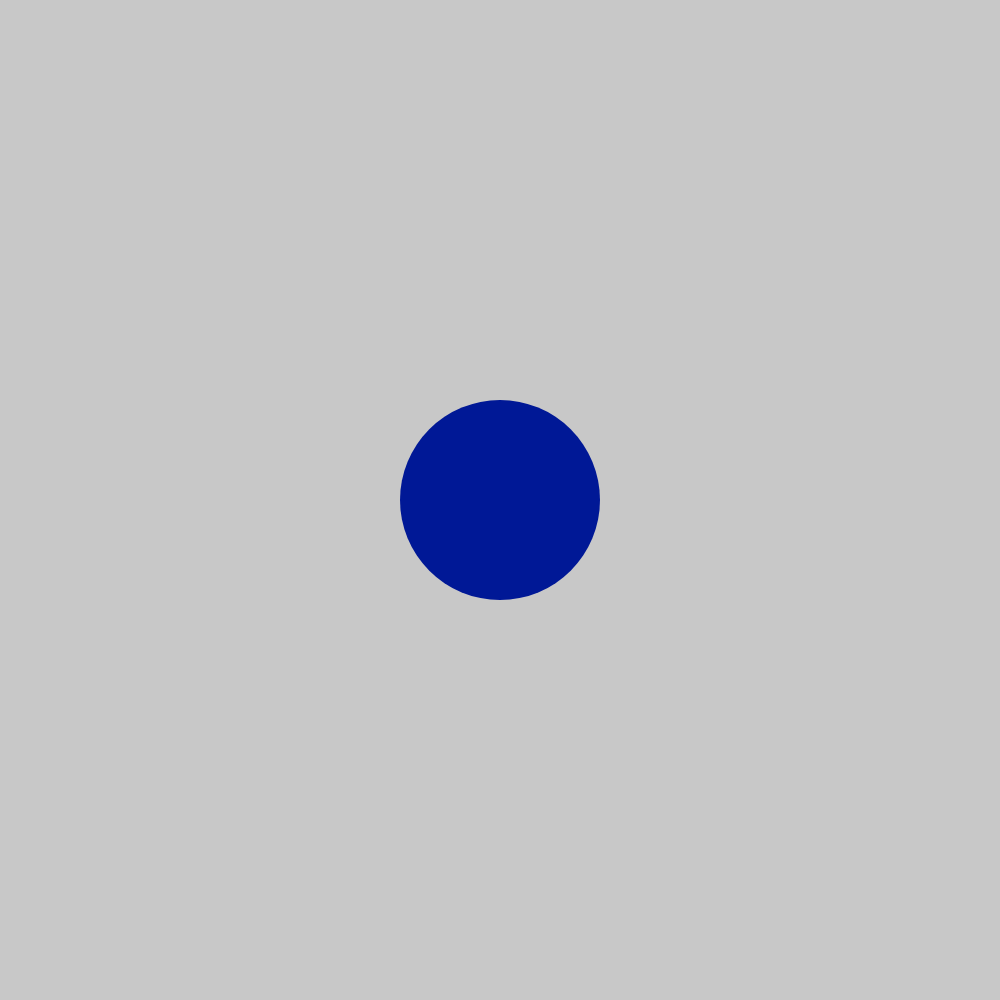
Frame 1 (no input)
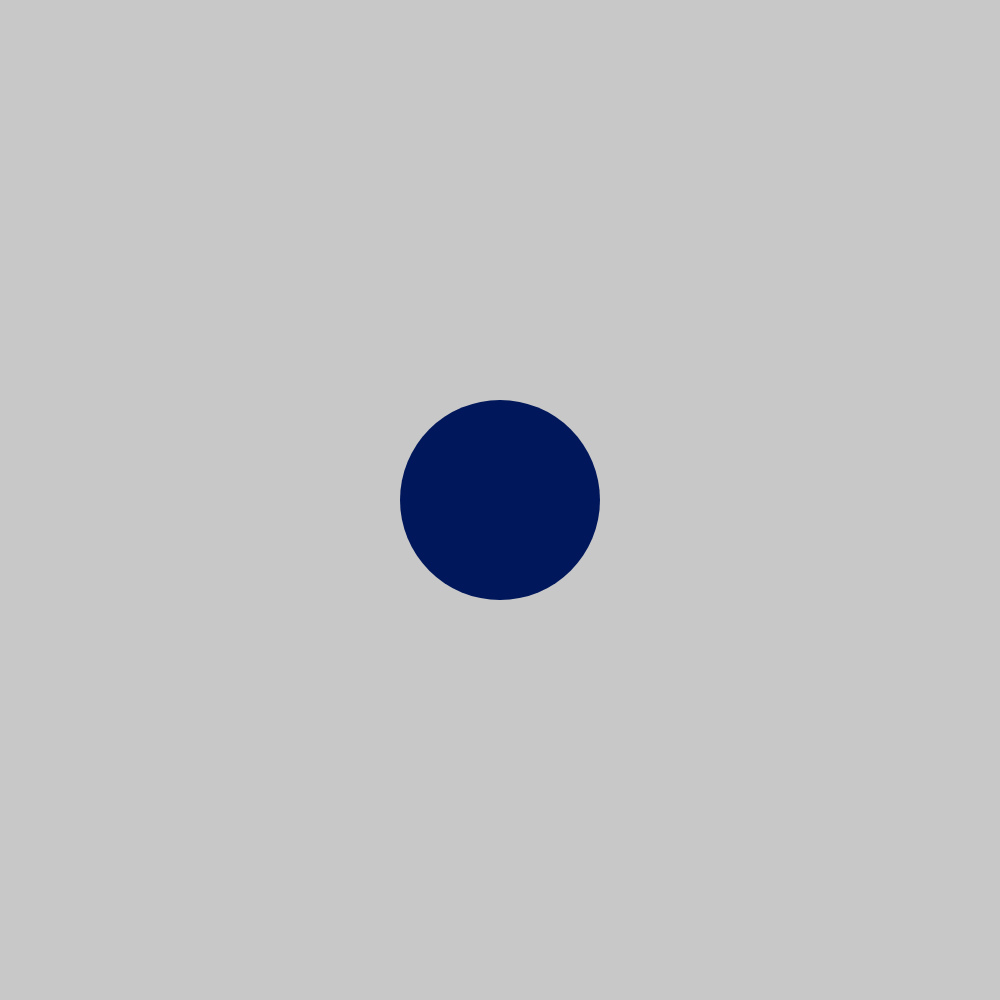
Frame 60 (no input)
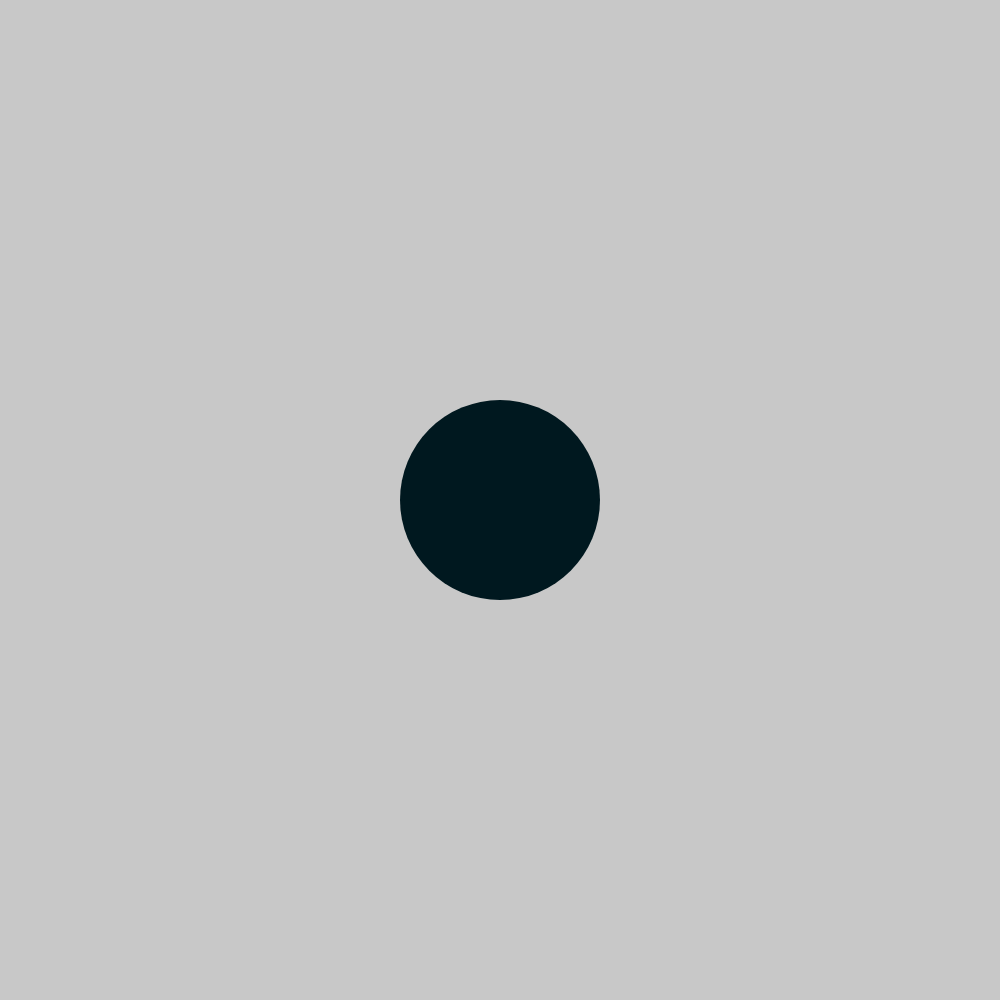
Frame 120 (the mouse pressed at the canvas centre since frame 60)

The p5.js sketch that drew these frames (run headless with seeded random() and noise() and a simulated clock; from frame 60 on, the mouse is pressed at the canvas centre):

// p5.js sketch
// ── sketch.js
let blue = 150;
let canvas;
function setup(){
canvas = createCanvas(1000, 1000)
canvas.position(0, 0);
canvas.style('z-index', '-1');
}

function draw(){
  background(200);
  noStroke()
  fill(0, 24, blue);
  ellipse(width/2, height/2, 200, 200);

  if(blue < 0){
    blue = 150;
  }
  blue = blue - 1;
}
